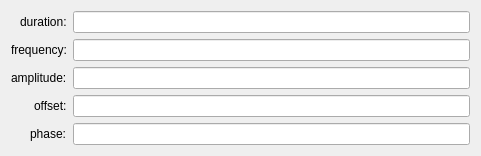
<?xml version="1.0" encoding="UTF-8"?>
<ui version="4.0">
 <class>Form</class>
 <widget class="QWidget" name="Form">
  <property name="geometry">
   <rect>
    <x>0</x>
    <y>0</y>
    <width>481</width>
    <height>144</height>
   </rect>
  </property>
  <property name="windowTitle">
   <string>Form</string>
  </property>
  <layout class="QFormLayout" name="formLayout">
   <property name="labelAlignment">
    <set>Qt::AlignRight|Qt::AlignTrailing|Qt::AlignVCenter</set>
   </property>
   <item row="0" column="0">
    <widget class="QLabel" name="label">
     <property name="text">
      <string>duration:</string>
     </property>
    </widget>
   </item>
   <item row="0" column="1">
    <widget class="QLineEdit" name="duration"/>
   </item>
   <item row="2" column="0">
    <widget class="QLabel" name="label_2">
     <property name="text">
      <string>amplitude:</string>
     </property>
    </widget>
   </item>
   <item row="2" column="1">
    <widget class="QLineEdit" name="amplitude"/>
   </item>
   <item row="3" column="0">
    <widget class="QLabel" name="label_3">
     <property name="text">
      <string>offset:</string>
     </property>
    </widget>
   </item>
   <item row="3" column="1">
    <widget class="QLineEdit" name="offset"/>
   </item>
   <item row="4" column="0">
    <widget class="QLabel" name="label_4">
     <property name="text">
      <string>phase:</string>
     </property>
    </widget>
   </item>
   <item row="4" column="1">
    <widget class="QLineEdit" name="phase"/>
   </item>
   <item row="1" column="0">
    <widget class="QLabel" name="label_5">
     <property name="text">
      <string>frequency:</string>
     </property>
    </widget>
   </item>
   <item row="1" column="1">
    <widget class="QLineEdit" name="frequency"/>
   </item>
  </layout>
 </widget>
 <resources/>
 <connections/>
</ui>
